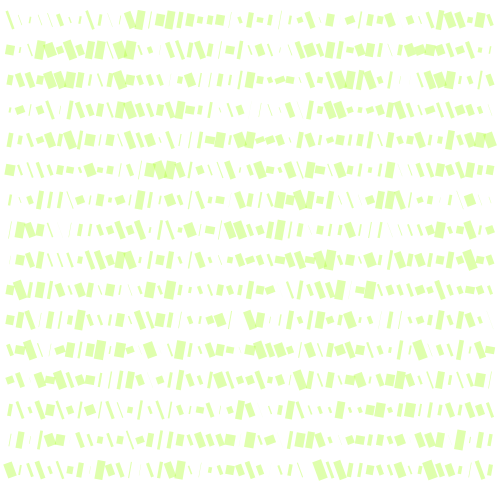
Frame 1 (no input)
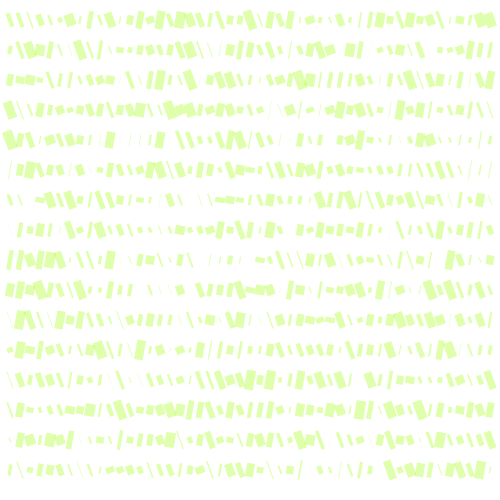
Frame 60 (the mouse pressed at the canvas centre just before this capture)
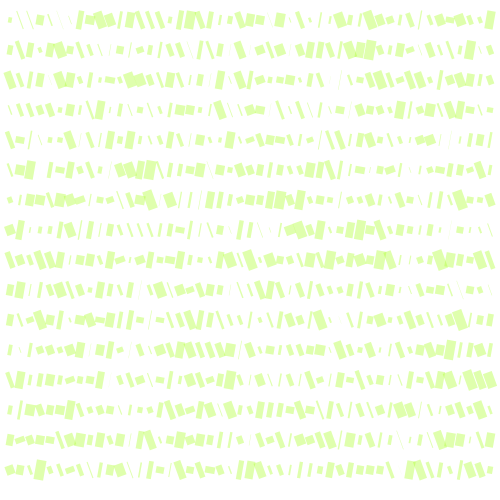
Frame 120 (the mouse held since frame 60 and released just before this capture)

The Processing sketch that drew these frames (run headless with seeded random() and noise(); from frame 60 on, the mouse is pressed at the canvas centre):

// Processing sketch: processing_118493
// ── processing_118493.pde

//20131030 HorusWang
//Green Green Grass of Home - Practice


void setup(){
  size(500,500);
  background(255);
  smooth();
  noStroke();
  //strokeWeight(0.5);
  //noLoop();
}

int b = 0;
int s = 0;

void draw(){
  
  if(mouseButton==RIGHT){
  noLoop();
  }
 
 
  frameRate(5);
  b += 1;
  if(b > 1){
    b = 0;
    background(255);
  }
  int[] angle = {10,-20};
  rectMode(CENTER);
  for(int x = 10; x < width; x += 10){
    for(int y = 20; y < height; y += 30){
          
      
      
     pushMatrix();
     translate(x,y);
     rotate(radians(angle [round(random(0,1))]));     
     fill(173,255,47,100);
     rect(0,0,random(0,10),random(5,20)); 
      popMatrix();
       

      
    
    }
  }
  s += 1;
  if(s < 100){
    
  }
}
